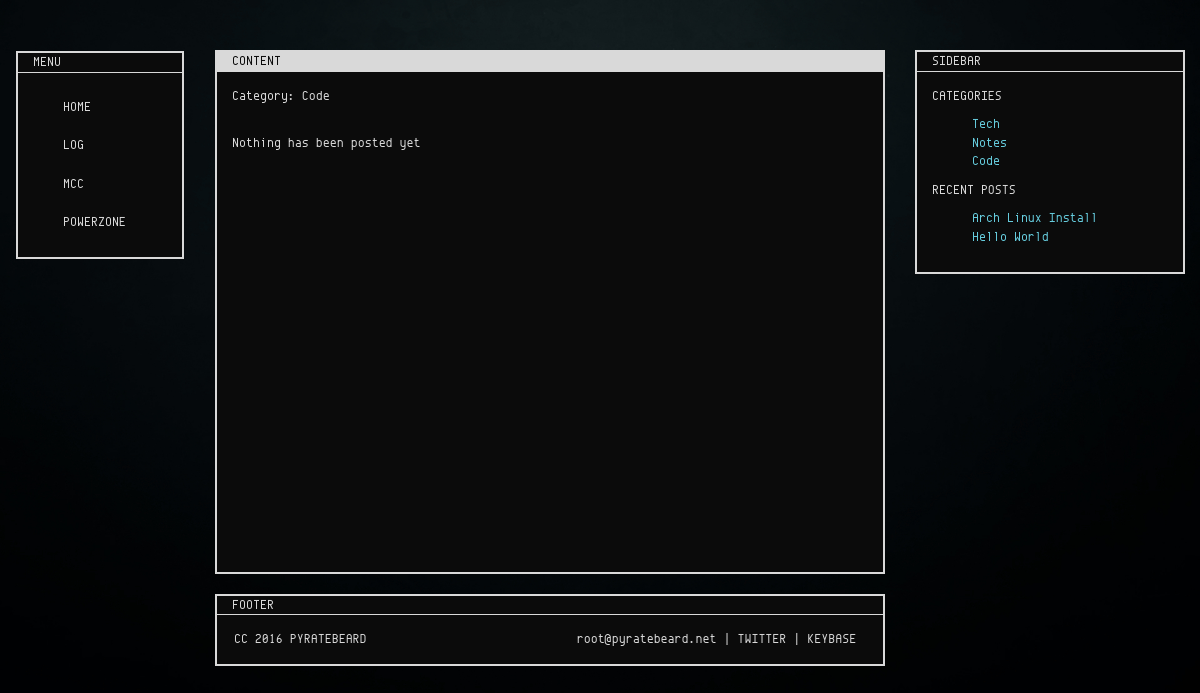
Page /log/category/code.html on the committed database.
### log/models.py (models this page shows, shortened)
class Category(models.Model):
    title = models.CharField(max_length=100, unique=True)
    slug = models.SlugField(max_length=100, unique=True)
    @permalink
    def get_absolute_url(self):
        return ('view_log_category', None, {'slug': self.slug})

class Blog(models.Model):
    title = models.CharField(max_length=100, unique=True)
    description = models.TextField()
    slug = models.SlugField(max_length=100, unique=True)
    body = models.TextField()
    posted = models.DateField(db_index=True, auto_now_add=True)
    category = models.ForeignKey('log.Category')
    @permalink
    def get_absolute_url(self):
        return ('view_log_post', None, {'slug': self.slug})

### log/views.py (the view)
# urls.py: url(r'^/category/(?P<slug>[^\.]+).html', view_category, name='view_log_category'),
def view_category(request, slug):
    category = get_object_or_404(Category, slug=slug)
    return render_to_response('log/view_category.html', {
        'categories': Category.objects.all(),
        'recent_posts': list(reversed(Blog.objects.all()[:5])),
        'category': category,
        'posts': list(reversed(Blog.objects.filter(category=category)[:5]))
    })

### templates/log/view_category.html
{% extends 'log/log_framework.html' %}
{% block logcontent %}
<p>Category: {{ category.title }}</p>
    <br>
{% if posts %}
    <ul class="sidebar">
        {% for post in posts %}
        <li>{{ post.posted }}&nbsp;&nbsp;&nbsp;&nbsp;<a href="{{ post.get_absolute_url }}">{{ post.title }}</a></li>
        {% endfor %}
    </ul>
{% else %}
<p>Nothing has been posted yet</p>
{% endif %}
{% endblock %}

### templates/log/log_framework.html
{% extends 'framework.html' %}
{% block content %}
{% block logcontent %}
{% endblock %}
{% endblock %}
{% block sidebar %}
<p>CATEGORIES</p>
{% if categories %}
  <ul class="sidebar">
      {% for category in categories %}
      <li><a href="{{ category.get_absolute_url }}">{{ category.title }}</a></li>
      {% endfor %}
  </ul>
  {% else %}
  <p>There are currently no categories</p>
{% endif %}
<p>RECENT POSTS</p>
{% if recent_posts %}
  <ul class="sidebar">
      {% for post in recent_posts %}
      <li><a href="{{ post.get_absolute_url }}">{{ post.title }}</a></li>
      {% endfor %}
  </ul>
  {% else %}
  <p>Nothing has been posted yet</p>
{% endif %}
{% endblock %}

### static/css/custom.css (style rules this page uses)
body { font-family: "envy"; font-size: 1.3em; background-color: #010101; color: #d9d9d9; background-image: url("/static/img/bg/dark_bg.jpg"); background-size: 100%; background-repeat: no-repeat; }
a { color: #d9d9d9; }
ul { list-style: none; }
.sidebar > li > a { color: #66ccdd; }

### rows in the picture
Category: title "Code"
Category: title "Tech"
Category: title "Notes"
Blog: title "Arch Linux Install"
Blog: title "Hello World"
